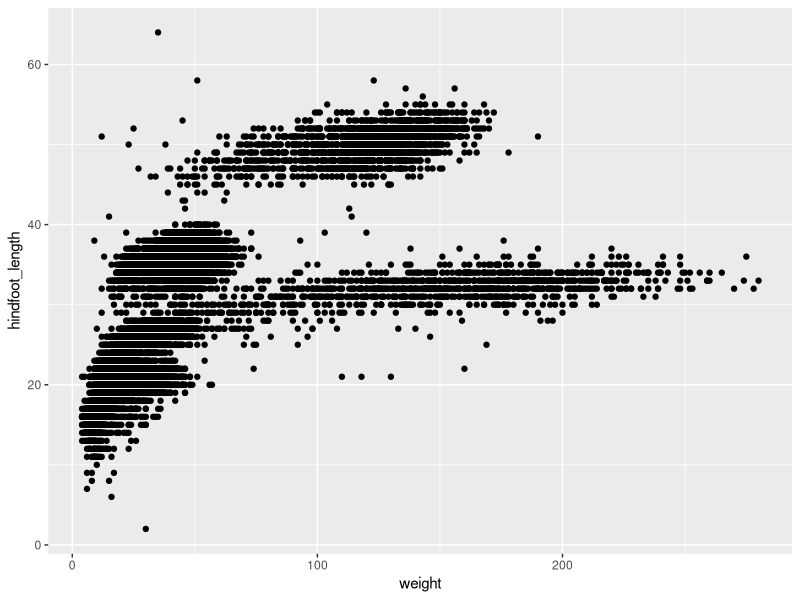
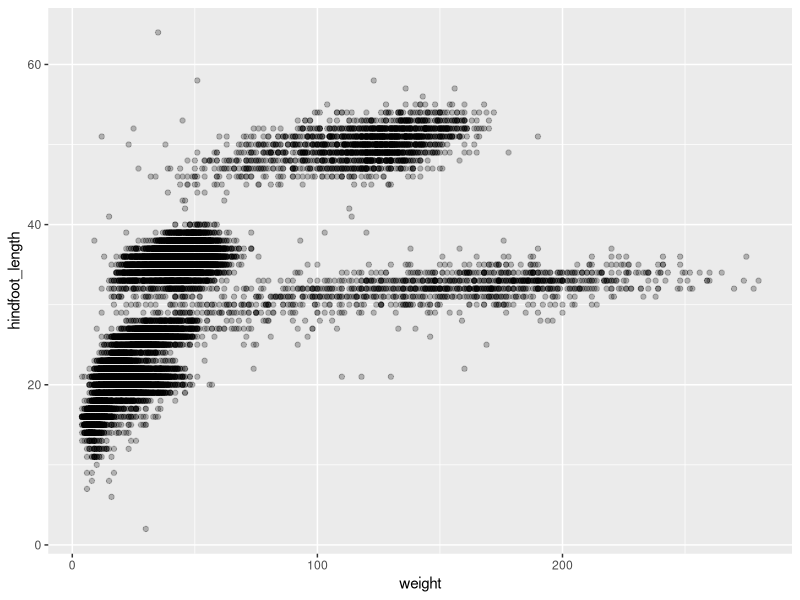
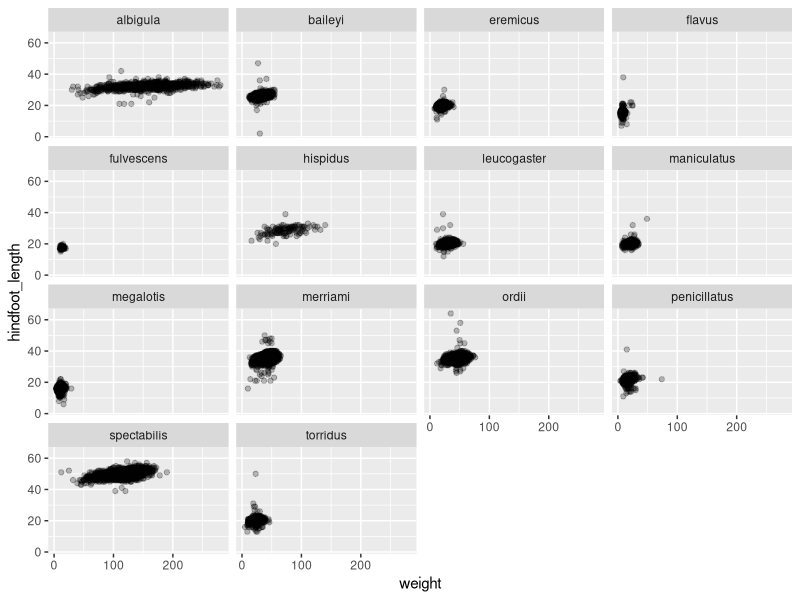
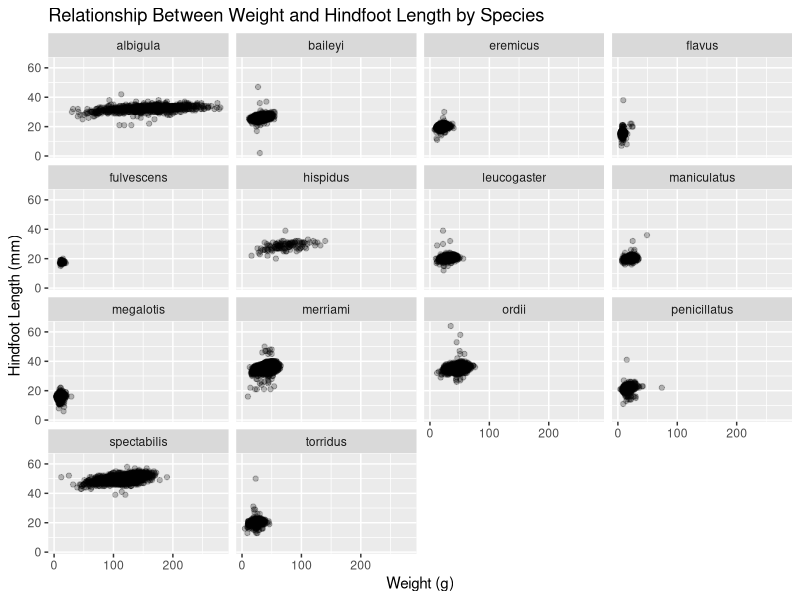
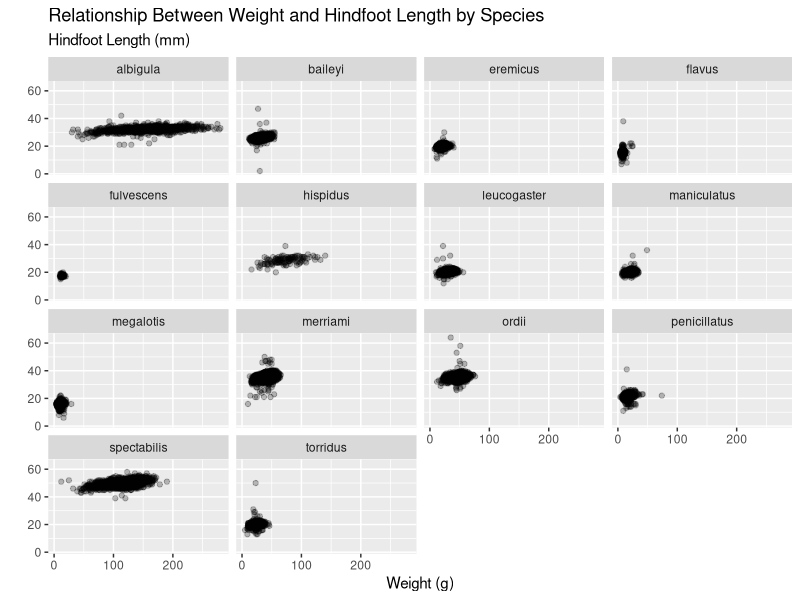
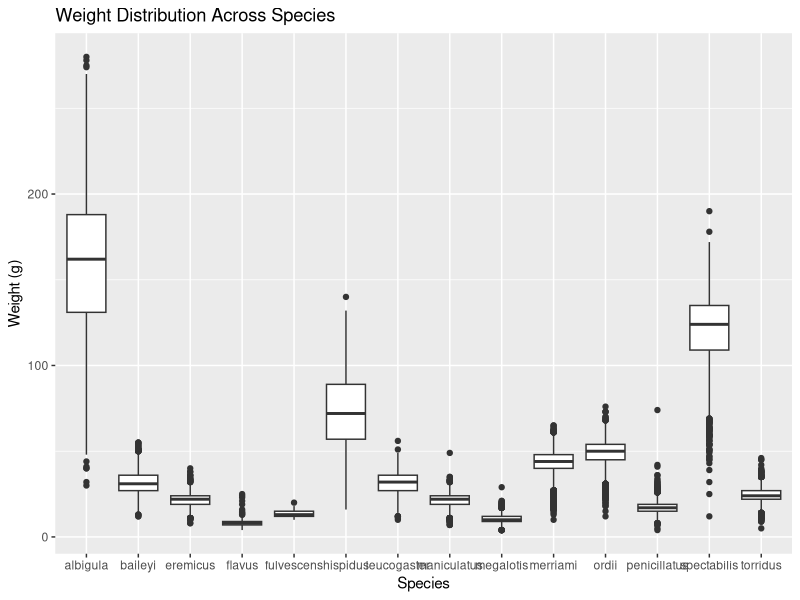
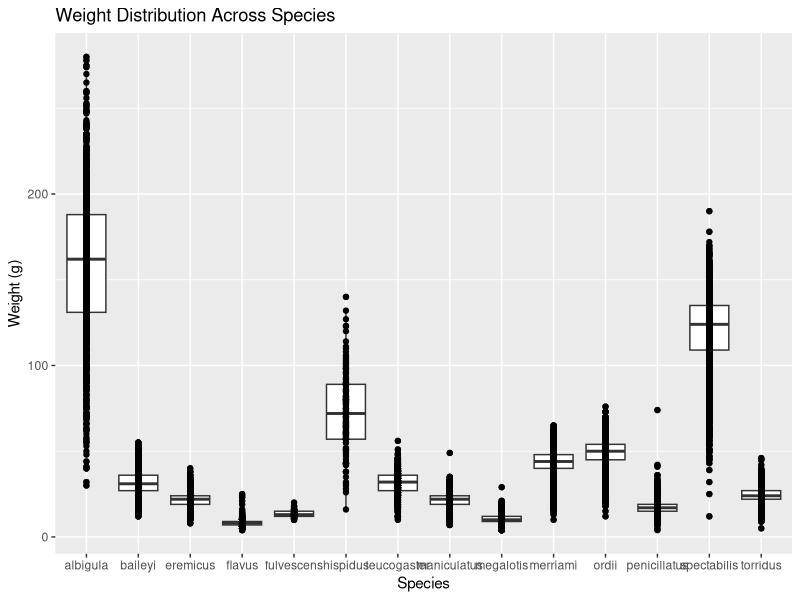
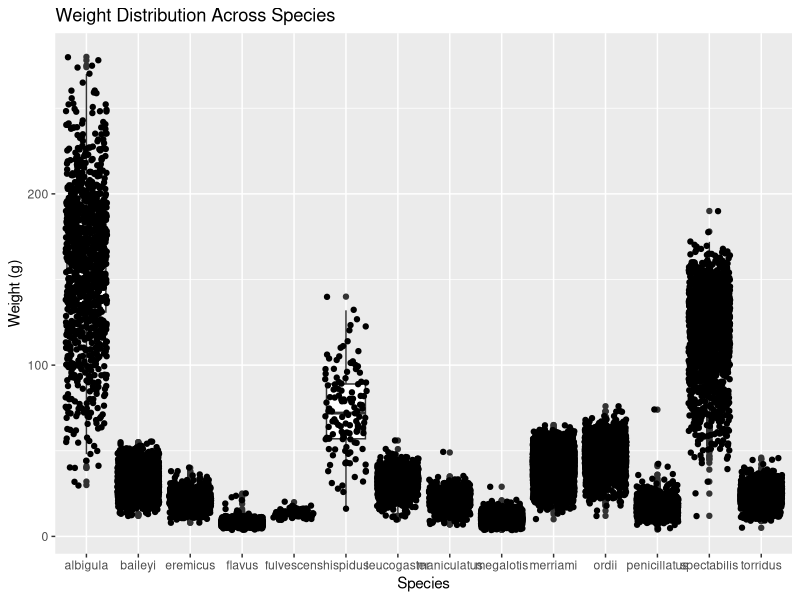

Recreate these plots in R, in order.
## ---- chunk 1
#| label: setup
library( tidyverse)
## ---- chunk 2
#| label: load-data

surveys <- read_csv("data/surveys.csv")
#glimpse(surveys)
## ---- chunk 3
#| label: dimensions
nrow(surveys) # number of rows
ncol(surveys) # number of columns
## ---- chunk 4
str(surveys)
## ---- chunk 5
#| label: scatterplot
ggplot(data = surveys,
       mapping = aes(x = weight, y = hindfoot_length)) +
  geom_point()

## ---- chunk 6
#| label: transperancy scatterplot
ggplot(data = surveys,
       mapping = aes(x = weight, y = hindfoot_length)) +
  geom_point(alpha=0.25)
## ---- chunk 7
#| label: Species scatterplot
ggplot(data = surveys,
       mapping = aes(x = weight, y = hindfoot_length)) +
  geom_point(alpha=0.25) +
  facet_wrap(~species)
## ---- chunk 8
#| label: Scatterplot labeled
ggplot(data = surveys,
       mapping = aes(x = weight,
                     y = hindfoot_length)) +
  geom_point(alpha=0.25) +
  facet_wrap(~species) +
  labs(
    title="Relationship Between Weight and Hindfoot Length by Species",
    x= "Weight (g)",
    y= "Hindfoot Length (mm)"
  )
## ---- chunk 9
#| label: Scatterplot subtitle
ggplot(data = surveys,
       mapping = aes(x = weight,
                     y = hindfoot_length)) +
  geom_point(alpha=0.25) +
  facet_wrap(~species) +
  labs(
    title="Relationship Between Weight and Hindfoot Length by Species",
    subtitle = "Hindfoot Length (mm)", # adds subtitle to the top of the graphs
    x= "Weight (g)",
    y= "" )#empty y-axis 
## ---- chunk 10
#| label: boxplot
## ---- chunk 11
#| label: Side-by-side boxplots
ggplot(data = surveys,
    mapping = aes(x=species, 
    y= weight)) +
 geom_boxplot() +
 labs( 
 title= "Weight Distribution Across Species",
 x = "Species", 
 y = " Weight (g) "
 )
## ---- chunk 12
#| label: boxplot added point
ggplot(data = surveys,
    mapping = aes(x=species, y= weight)) +
 geom_boxplot() +
 geom_point() +
  labs( 
 title= "Weight Distribution Across Species",
 x = "Species", 
 y = " Weight (g) "
 )
 
## ---- chunk 13
#| label: boxplot added jitter
ggplot(data = surveys,
    mapping = aes(x=species, y= weight)) +
 geom_boxplot() +
geom_jitter() +
  labs( 
 title= "Weight Distribution Across Species",
 x = "Species", 
 y = " Weight (g) "
 )
 
## ---- chunk 14
#| label: boxplot color jitter
ggplot(data = surveys,
    mapping = aes(x=species, y= weight)) +
 geom_boxplot() +
geom_jitter(color="forestgreen") +
  labs( 
 title= "Weight Distribution Across Species",
 x = "Species", 
 y = " Weight (g) " )
## ---- chunk 15
#| label: boxplot remove outlier
ggplot(data = surveys,
    mapping = aes(x=species, y= weight)) +
 geom_boxplot(outlier.shape=NA) + #removes outliers
geom_jitter(color="forestgreen") +
  labs( 
 title= "Weight Distribution Across Species",
 x = "Species", 
 y = " Weight (g) "
 )
## ---- chunk 16
#| label: boxplot modified
ggplot(data = surveys,
    mapping = aes(x=species,
    y= weight)) +
 geom_boxplot(outlier.shape=NA) + #removes outliers
geom_jitter(color="forestgreen") +
  labs( 
 title= "Weight (g) Distribution Across Species",
 x = "Species", 
 y = " Weight (g)"
 )+
theme(axis.text.x= element_text(angle=45)) #tilts axis
## ---- chunk 17
#| label: rotated-boxplot

ggplot(data = surveys,
    mapping = aes(x= weight,
    y= species)) + #switching axis flips boxplot orientation 
 geom_boxplot(outlier.shape=NA) + #removes outliers
geom_jitter(color="forestgreen") +
  labs( 
 title= "Weight (g) Distribution Across Species",
 x = "Weight (g)", 
 y = " Species"
 ) +
theme(axis.text.x= element_text(angle=45)) #tilts axis
